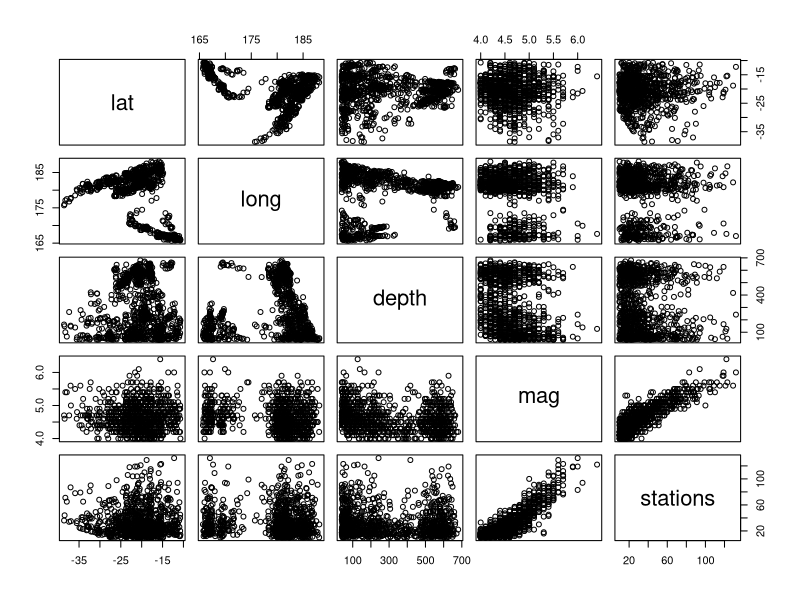
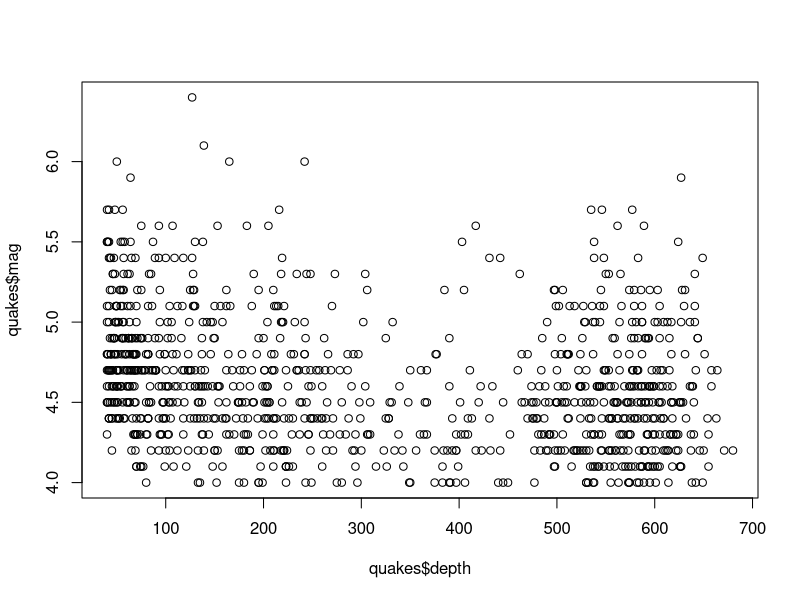
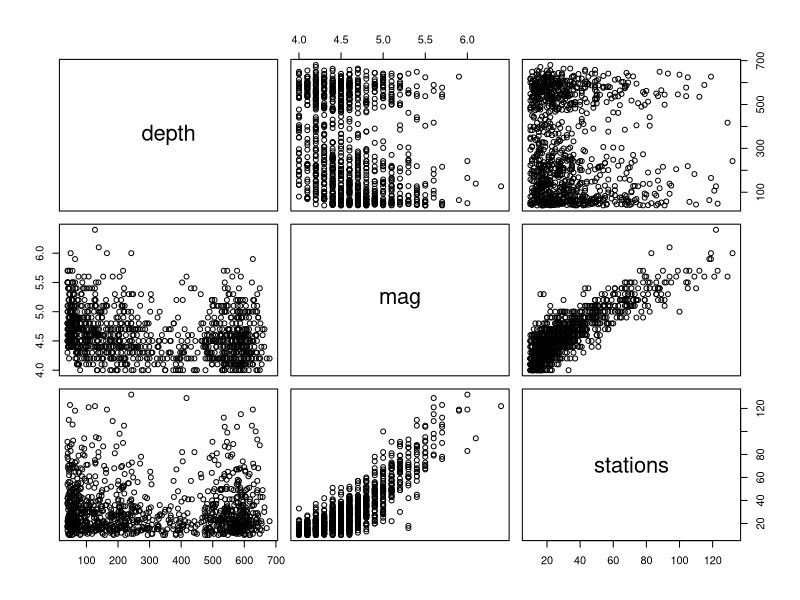
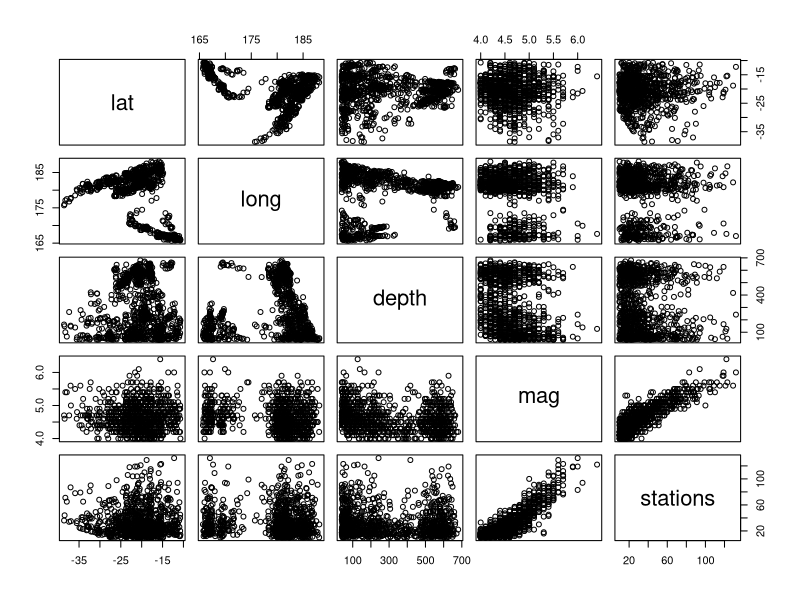
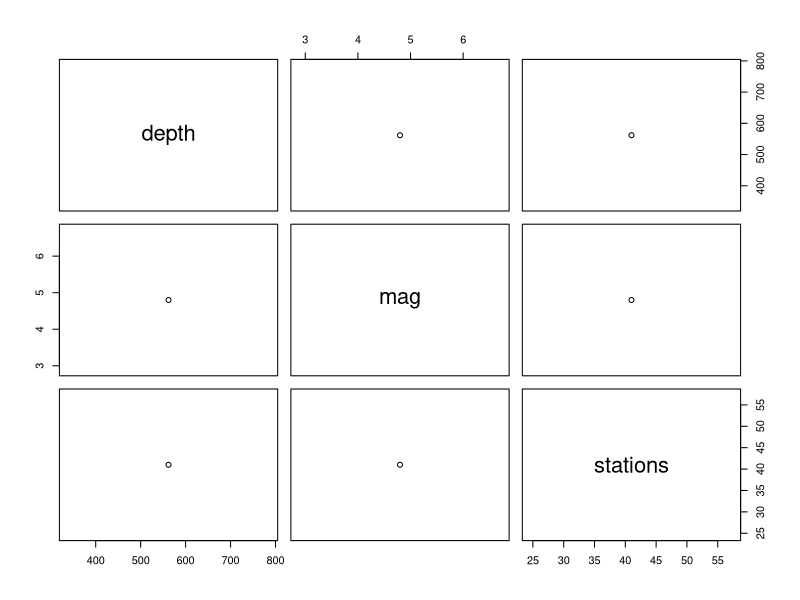
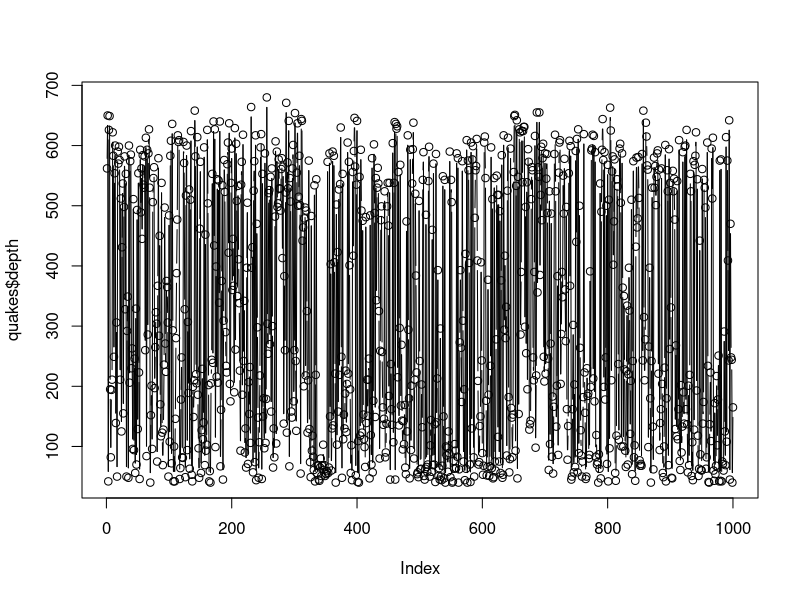
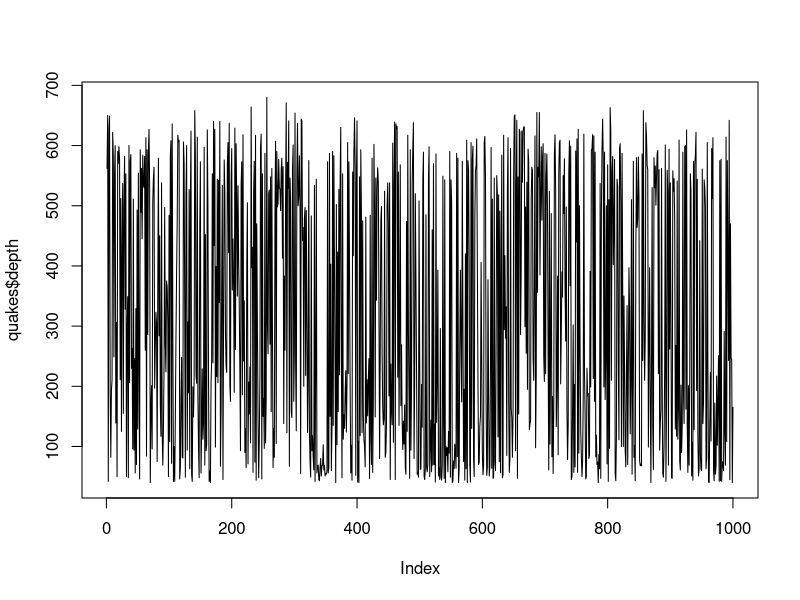
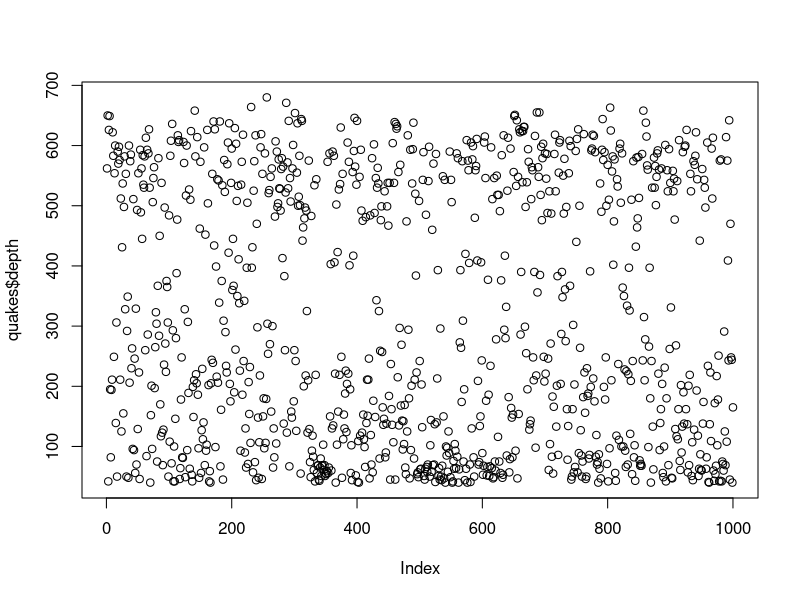

The R source for these figures, in order:
library(datasets)
#airq
quakes <- datasets::quakes

#1st 6 row
head(quakes,10)
head(quakes)
tail(quakes)
tail(quakes,10)
quakes
colnames(quakes)
quakes[c(1,5),c(1,3)]
# how can we fetch 1st 5 rows data for particular no of columns
quakes[0:4]
quakes[5:10,2:4]
quakes$depth[5:10]
# how can we access particular rows infon for particular column
#quakes$depth[5:10]  quakes$stations[5:10]

summary(quakes)
summary(quakes$depth)

plot(quakes)
#What is plot function
#plot.function(quakes$long,y=10,to=15,from=12)

plot(quakes$depth , quakes$mag)

#leanior regration bw particular columns
plot(quakes[3:5])

plot(quakes)

plot(quakes[1,3:5])

### how can we plot for particular no of rows and colmns 
#plot(quakes$depth[5:10,3:5])

plot(quakes$depth,type='b')
plot(quakes$depth,type='l')
plot(quakes$depth,type='p')


#how can we access multiple col at same time
#quakes$stations quakes$depth


plot(quakes$stations)

quakes$stations
quakes$depth
plot(quakes$stations,quakes$depth,xlab = "Station major" , ylab="Earth quack in Depth of station  ", main = "Depth level of earth quack station wise", col='green')

#bar chart not able to understand it, what is difference bw if we major x and y 2 different axises and single one x axis
barplot(quakes$stations,quakes$depth,xlab = "Station major" , ylab="Earth quack in Depth of station  ", main = "Depth level of earth quack station wise", col='green')
barplot(quakes$stations,xlab = "Station major" ,col='green')


#Histogram
hist(quakes$stations)
hist(quakes$depth)
hist(quakes$stations , xlab = "Station major" ,col='green')

boxplot(quakes$stations[5:10])
boxplot(quakes[,2:5])
boxplot(quakes[1,2:5])
boxplot(quakes$depth)
boxplot(quakes$mag)
boxplot(quakes$stations)
  

#margine and multiple graphs in one window

par(mfrow=c(3,3),mar=c(2,5,2,1),las=1,bty = "o")
#Not able to implement this plot in par
plot(quakes)
plot(quakes$depth)
plot(quakes$depth,quakes$stations)
#plot(quakes[5:10,3:5])
barplot(quakes$depth,main = "depth scaler",xlab = "depth x axis",ylab = "depth y axis",ccol = "green",horiz = TRUE)
hist(quakes$stations)
boxplot(quakes$depth)
boxplot(quakes[,0:4], main="Earth Quake Scaller")
